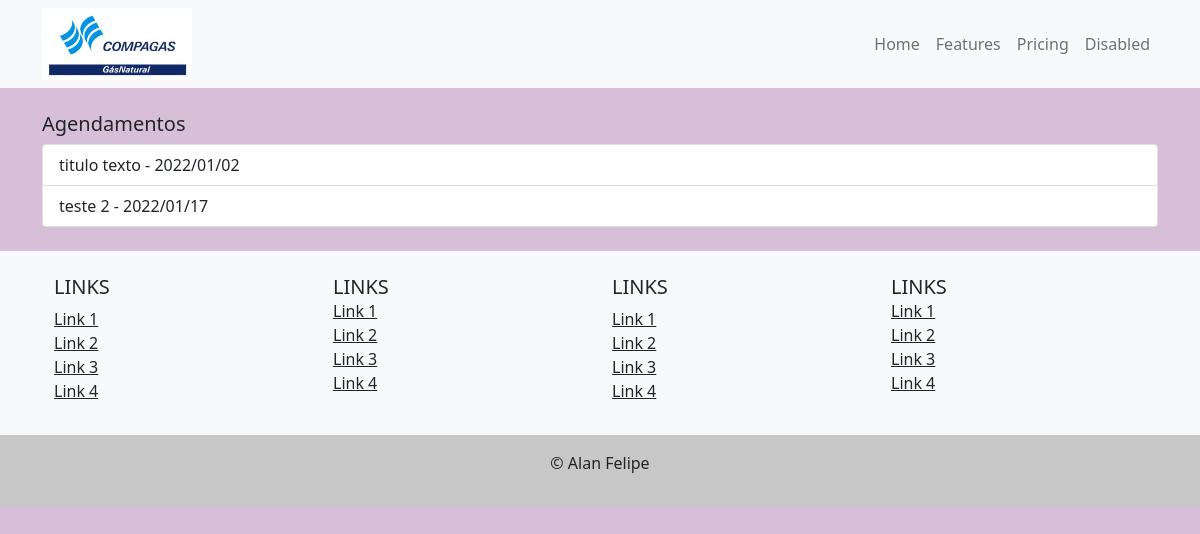
/agenda/, run on an earlier commit of the app's database.
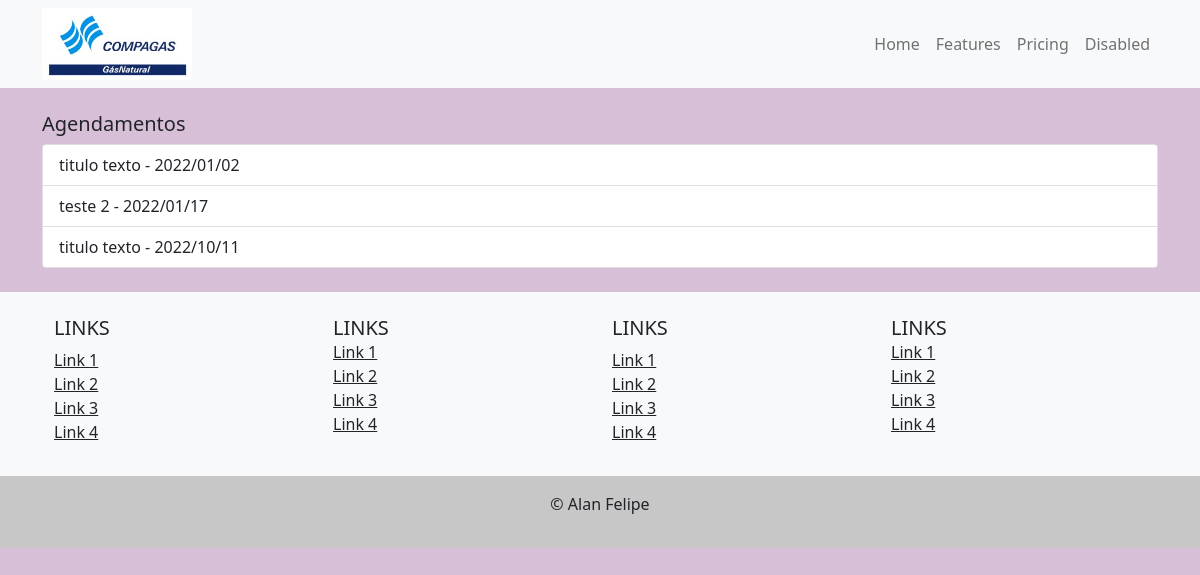
And on a later commit of the database.
### polls/models.py (models this page shows, shortened)
class Evento(models.Model):
    titulo = models.CharField(max_length=100)
    descrição = models.TextField(blank=True, null=True)
    data_evento = models.DateField(verbose_name='Data do evento')
    data_criação = models.DateField(auto_now=True, verbose_name='Data da criação')
    usuario = models.ForeignKey(User, on_delete=models.CASCADE)
    class Meta:
        db_table = 'evento'
    def get_data_evento(self):
        return self.data_evento.strftime('%Y/%m/%d')

### polls/views.py (the view)
# urls.py: path('agenda/', views.lista_eventos),
def lista_eventos(request):
    evento = Evento.objects.all()    #filter(usuario=usuario)
    dados = {'eventos' :evento}
    return render(request, 'agenda.html', dados)

### templates/agenda.html
{% extends "page.html" %}
{% block content %}
    <h5>Agendamentos</h5>
    <ul class="list-group">
        {% for evento in eventos %}
            <li class="list-group-item">{{ evento.titulo }} - {{ evento.get_data_evento }}</li>
        {% endfor %}
    </ul>
{% endblock %}

### templates/page.html (shortened to what this page needs)
{% load static %}
<!DOCTYPE html>
<html lang="pt-br">
<head>
    <link href="https://cdn.jsdelivr.net/npm/bootstrap@5.1.3/dist/css/bootstrap.min.css" rel="stylesheet">
    <link rel="stylesheet" href="{% static 'css/page.css' %}">
    <link rel="stylesheet" href="{% static 'css/header.css' %}">
    <link rel="stylesheet" href="{% static 'css/footer.css' %}">
</head>
    <header class="mb-4">
        {% include "header.html" %}
    </header>
<body>
    <div class="container">
        {% block content %} {% endblock %}
    </div>
</body>
    <footer class="bg-light text-center text-lg-start mt-4">
        <div>
            {% include "footer.html" %}
        </div>
    </footer>
</html>

### templates/header.html (shortened to what this page needs)
    <nav class="navbar navbar-expand-lg navbar-light bg-light">
        <div class="container">
          <img src="/static/image/logo1.jpg" width="150" alt="testando">
            <div class="collapse navbar-collapse flex-row-reverse" id="navbarNav">
              <ul class="navbar-nav">
                <li class="nav-item">
                  <a class="nav-link" href="#">Home</a>
                </li>
                <li class="nav-item">
                  <a class="nav-link" href="/agenda/">Features</a>
                </li>
                <li class="nav-item">
                  <a class="nav-link" href="#">Pricing</a>
                </li>
                <li class="nav-item">
                  <a class="nav-link" href="#">Disabled</a>
                </li>
              </ul>
            </div>
        </div>
    </nav>

### templates/footer.html
    <div class="container p-4">
      <div class="row">
        <div class="col-lg-3 col-md-6 mb-4 mb-md-0">
          <h5 class="text-uppercase">Links</h5>
          <ul class="list-unstyled mb-0">
            <li>
              <a href="#!" class="text-dark">Link 1</a>
            </li>
            <li>
              <a href="#!" class="text-dark">Link 2</a>
            </li>
            <li>
              <a href="#!" class="text-dark">Link 3</a>
            </li>
            <li>
              <a href="#!" class="text-dark">Link 4</a>
            </li>
          </ul>
        </div>
        <div class="col-lg-3 col-md-6 mb-4 mb-md-0">
          <h5 class="text-uppercase mb-0">Links</h5>
          <ul class="list-unstyled">
            <li>
              <a href="#!" class="text-dark">Link 1</a>
            </li>
            <li>
              <a href="#!" class="text-dark">Link 2</a>
            </li>
            <li>
              <a href="#!" class="text-dark">Link 3</a>
            </li>
            <li>
              <a href="#!" class="text-dark">Link 4</a>
            </li>
          </ul>
        </div>
        <div class="col-lg-3 col-md-6 mb-4 mb-md-0">
          <h5 class="text-uppercase">Links</h5>
          <ul class="list-unstyled mb-0">
            <li>
              <a href="#!" class="text-dark">Link 1</a>
            </li>
            <li>
              <a href="#!" class="text-dark">Link 2</a>
            </li>
            <li>
              <a href="#!" class="text-dark">Link 3</a>
            </li>
            <li>
              <a href="#!" class="text-dark">Link 4</a>
            </li>
          </ul>
        </div>
        <div class="col-lg-3 col-md-6 mb-4 mb-md-0">
          <h5 class="text-uppercase mb-0">Links</h5>
          <ul class="list-unstyled">
            <li>
              <a href="#!" class="text-dark">Link 1</a>
            </li>
            <li>
              <a href="#!" class="text-dark">Link 2</a>
            </li>
            <li>
              <a href="#!" class="text-dark">Link 3</a>
            </li>
            <li>
              <a href="#!" class="text-dark">Link 4</a>
            </li>
          </ul>
        </div>
      </div>
    </div>
    <div class="text-center p-3" style="background-color: rgba(0, 0, 0, 0.2);">
        <p>&copy; Alan Felipe </p>
    </div>

### static/css/page.css (style rules this page uses)
body { background: thistle !important; }

What changed in the data, as far as the page shows it:
added Evento: titulo "titulo texto", get_data_evento "2022/10/11"
